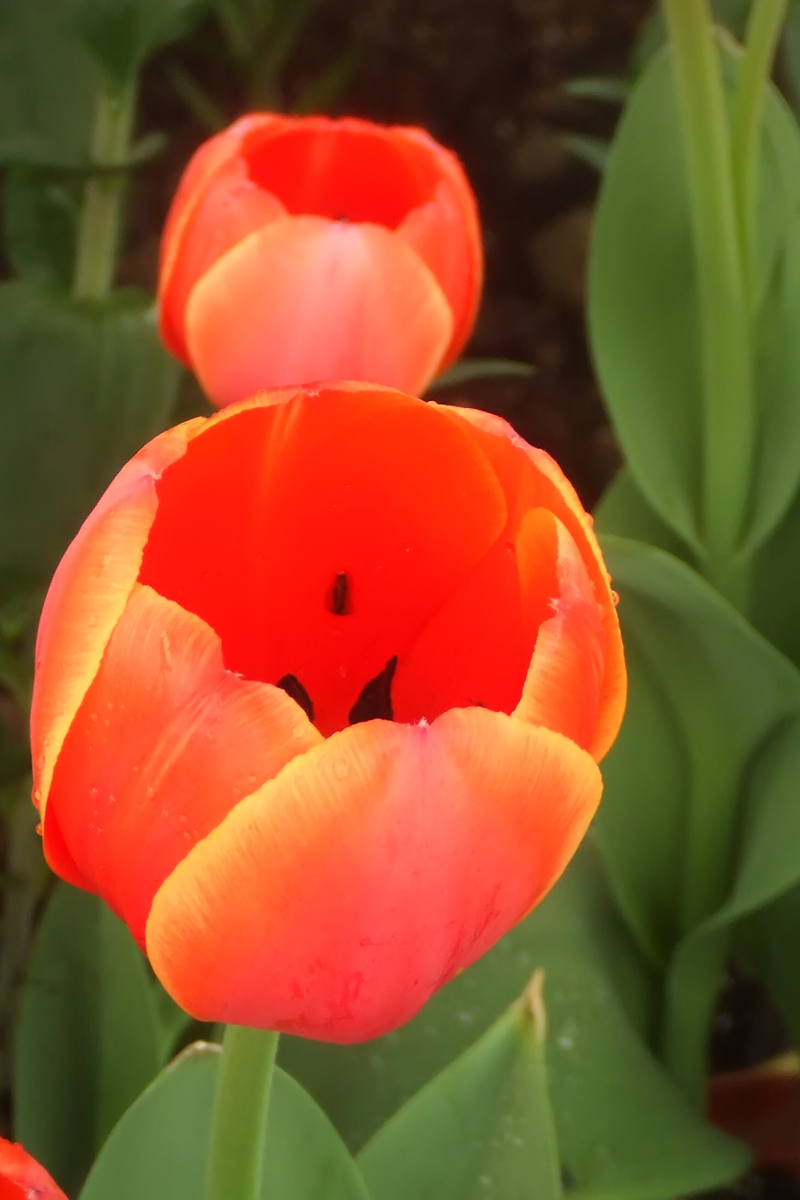
%> input picture matlab/tulips.bmp, 800 x 1200 px
$ octave example_enhancement.m   (GNU Octave 9; MATLAB toolbox functions it lacks are replaced by stand-ins)
%> lines starting %> are read from the running program, lines starting %| are printed output that depends on the picture
### matlab/umgf_guidedfilter.m
function q = umgf_guidedfilter(I, p, r, eps, n)%,I_mask,mean_a,mean_mean_p,I_strc
%   GUIDEDFILTER   O(1) time implementation of guided filter.
%
%   - guidance image: I (should be a gray-scale/single channel image)
%   - filtering input image: p (should be a gray-scale/single channel image)
%   - local window radius: r
%   - regularization parameter: eps

[hei, wid] = size(I);
N = boxfilter(ones(hei, wid), r); % the size of each local patch; N=(2r+1)^2 except for boundary pixels.

mean_I = boxfilter(I, r) ./ N;
mean_mean_I = mean_I;
for i=1:n
    mean_mean_I = boxfilter(mean_mean_I, r) ./ N;
end

mean_p = boxfilter(p, r) ./ N;
mean_mean_p = boxfilter(mean_p, r) ./ N;

mean_Ip = boxfilter(I.*p, r) ./ N;
cov_Ip = mean_Ip - mean_I .* mean_p; % this is the covariance of (I, p) in each local patch.

mean_II = boxfilter(I.*I, r) ./ N;
var_I = mean_II - mean_I .* mean_I;

%mean_pp = boxfilter(p.*p, r) ./ N;
%var_p = mean_pp - mean_p .* mean_p;

a = cov_Ip ./ (var_I+eps); % Eqn. (5) in the paper;%sqrt(var_I.*var_p)

mean_a = boxfilter(a, r) ./ N;

I_mask = I-mean_mean_I;
I_strc = mean_a .* I_mask;
q = I_strc + mean_mean_p; % Eqn. (8) in the paper;
end

### matlab/boxfilter.m
function imDst = boxfilter(imSrc, r)

%   BOXFILTER   O(1) time box filtering using cumulative sum
%
%   - Definition imDst(x, y)=sum(sum(imSrc(x-r:x+r,y-r:y+r)));
%   - Running time independent of r;
%   - Equivalent to the function: colfilt(imSrc, [2*r+1, 2*r+1], 'sliding', @sum);
%   - But much faster.

[hei, wid] = size(imSrc);
imDst = zeros(size(imSrc));

%cumulative sum over Y axis
imCum = cumsum(imSrc, 1);
%difference over Y axis
imDst(1:r+1, :) = imCum(1+r:2*r+1, :);
imDst(r+2:hei-r, :) = imCum(2*r+2:hei, :) - imCum(1:hei-2*r-1, :);
imDst(hei-r+1:hei, :) = repmat(imCum(hei, :), [r, 1]) - imCum(hei-2*r:hei-r-1, :);

%cumulative sum over X axis
imCum = cumsum(imDst, 2);
%difference over Y axis
imDst(:, 1:r+1) = imCum(:, 1+r:2*r+1);
imDst(:, r+2:wid-r) = imCum(:, 2*r+2:wid) - imCum(:, 1:wid-2*r-1);
imDst(:, wid-r+1:wid) = repmat(imCum(:, wid), [1, r]) - imCum(:, wid-2*r:wid-r-1);
end

### matlab/guidedfilter.m
function q = guidedfilter(I, p, r, eps)
%   GUIDEDFILTER   O(1) time implementation of guided filter.
%
%   - guidance image: I (should be a gray-scale/single channel image)
%   - filtering input image: p (should be a gray-scale/single channel image)
%   - local window radius: r
%   - regularization parameter: eps

[hei, wid] = size(I);
N = boxfilter(ones(hei, wid), r); % the size of each local patch; N=(2r+1)^2 except for boundary pixels.

mean_I = boxfilter(I, r) ./ N;
mean_p = boxfilter(p, r) ./ N;
mean_Ip = boxfilter(I.*p, r) ./ N;
cov_Ip = mean_Ip - mean_I .* mean_p; % this is the covariance of (I, p) in each local patch.

mean_II = boxfilter(I.*I, r) ./ N;
var_I = mean_II - mean_I .* mean_I;

a = cov_Ip ./ (var_I + eps); % Eqn. (5) in the paper;
b = mean_p - a .* mean_I; % Eqn. (6) in the paper;

mean_a = boxfilter(a, r) ./ N;
mean_b = boxfilter(b, r) ./ N;

q = mean_a .* I + mean_b; % Eqn. (8) in the paper;
end

### matlab/example_enhancement.m
% example: detail enhancement
% figure 6 in our paper

close all;

I = double(imread('./img_enhancement/tulips.bmp')) / 255;
p = I;

r = 16;
eps = 0.1^2;
n=1;

umgf_q = zeros(size(I));

umgf_q(:, :, 1) = umgf_guidedfilter(I(:, :, 1), p(:, :, 1), r, eps, n);
%> in boxfilter, `imDst(:, wid-r+1:wid) = repmat(imCum(:, wid), [1, r]) - imCum(:, wid-2..`: imDst: size 1200x800 double; min 289, max 1089, mean 1070.4
%> in boxfilter (call 2), `imDst(hei-r+1:hei, :) = repmat(imCum(hei, :), [r, 1]) - imCum(hei-2*r:..`: imDst: size 1200x800 double; min 1.07, max 33, mean 18.4
%> in boxfilter (call 2), `imDst(:, 1:r+1) = imCum(:, 1+r:2*r+1);`: imDst: size 1200x800 double; min 1.07, max 1070.9, mean 22.8
%> in boxfilter (call 2), `imDst(:, wid-r+1:wid) = repmat(imCum(:, wid), [1, r]) - imCum(:, wid-2..`: imDst: size 1200x800 double; min 21.76, max 1089, mean 605.6
%> in boxfilter (call 5), `imDst(hei-r+1:hei, :) = repmat(imCum(hei, :), [r, 1]) - imCum(hei-2*r:..`: imDst: size 1200x800 double; min 1.3, max 33, mean 18.4
%> call 6 of boxfilter, with r = 16
%> in boxfilter (call 6), `imDst(hei-r+1:hei, :) = repmat(imCum(hei, :), [r, 1]) - imCum(hei-2*r:..`: imDst: size 1200x800 double; min 0.0682, max 33, mean 14.6
%> in boxfilter (call 6), `imDst(:, 1:r+1) = imCum(:, 1+r:2*r+1);`: imDst: size 1200x800 double; min 0.0682, max 1053.8, mean 16.1
%> in boxfilter (call 6), `imDst(:, wid-r+1:wid) = repmat(imCum(:, wid), [1, r]) - imCum(:, wid-2..`:
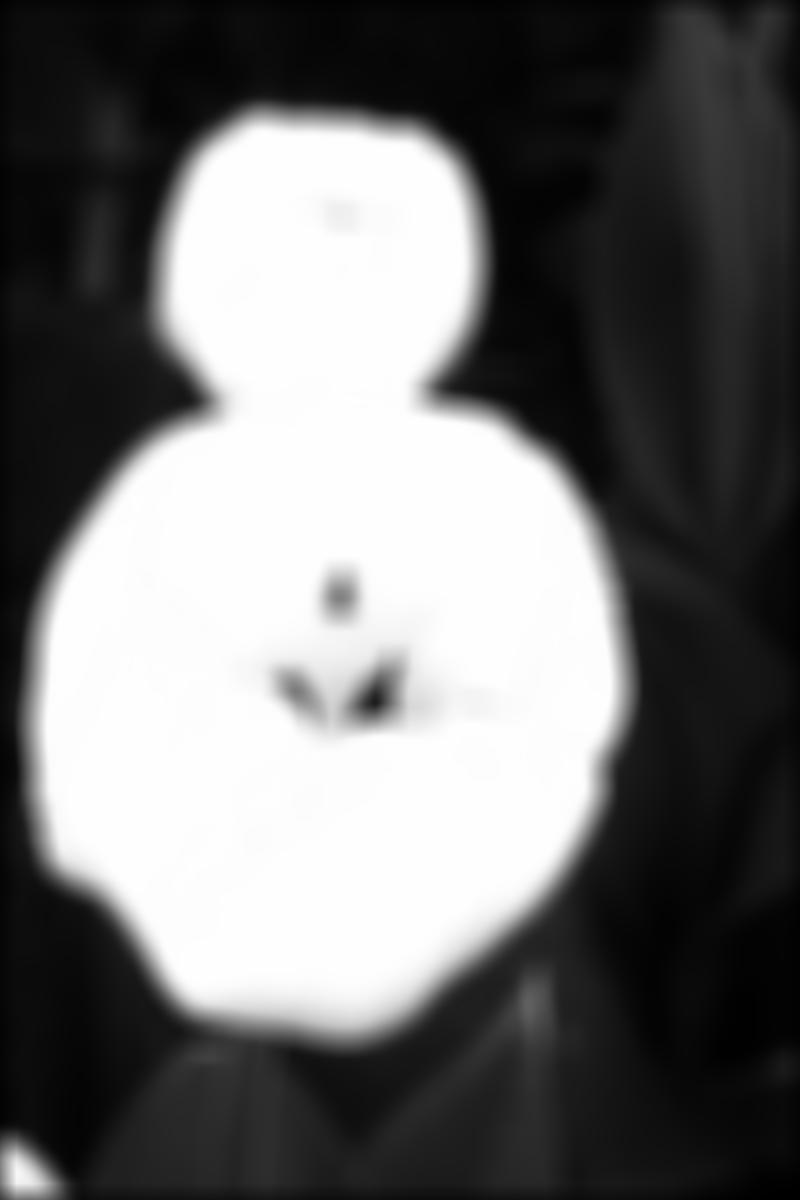
%> imDst: size 1200x800 double; min 1.7, max 1089, mean 479.3; drawn with min black and max white
%> call 8 of boxfilter, with r = 16
%> in boxfilter (call 8), `imDst(hei-r+1:hei, :) = repmat(imCum(hei, :), [r, 1]) - imCum(hei-2*r:..`: imDst: size 1200x800 double; min 0.000648, max 30.69, mean 4.7
%> in boxfilter (call 8), `imDst(:, 1:r+1) = imCum(:, 1+r:2*r+1);`:
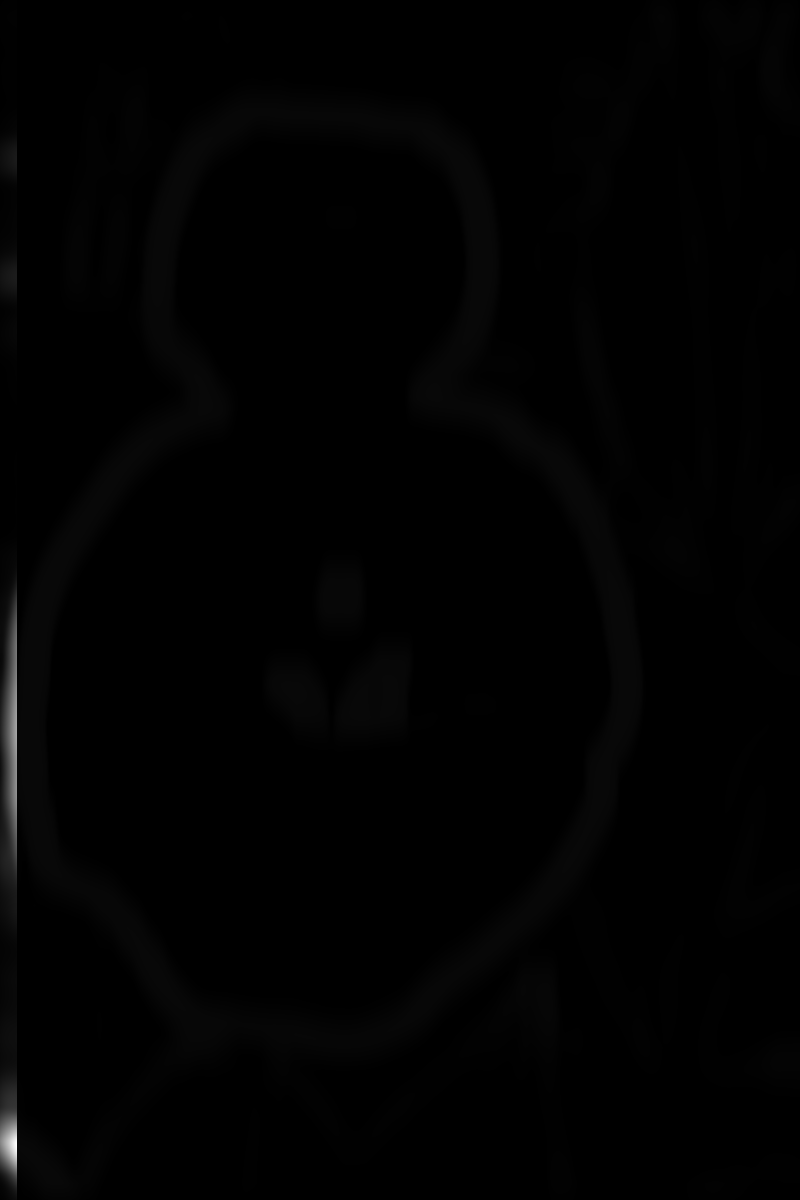
%> imDst: size 1200x800 double; min 0.000648, max 919.6, mean 6.8; drawn with min black and max white
%> in boxfilter (call 8), `imDst(:, wid-r+1:wid) = repmat(imCum(:, wid), [1, r]) - imCum(:, wid-2..`:
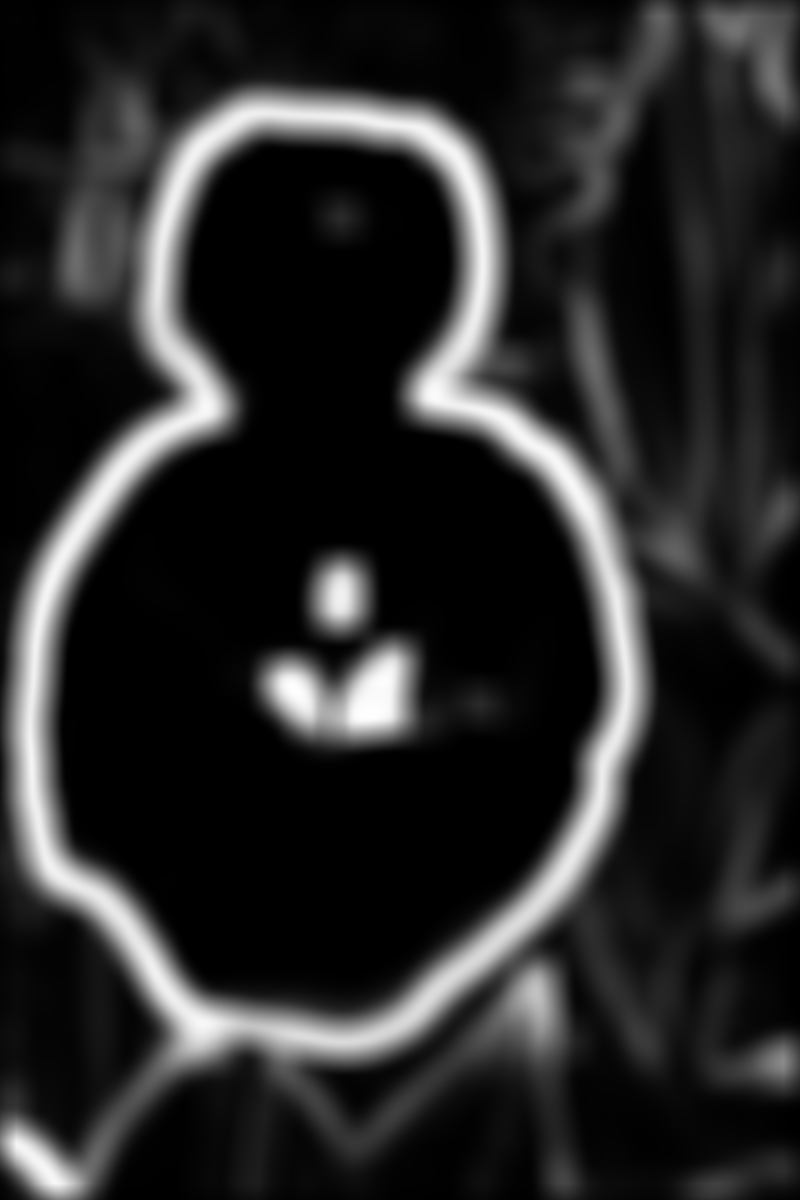
%> imDst: size 1200x800 double; min 0.0456, max 958.7, mean 154.7; drawn with min black and max white
%> in umgf_guidedfilter, `I_mask = I-mean_mean_I;`:
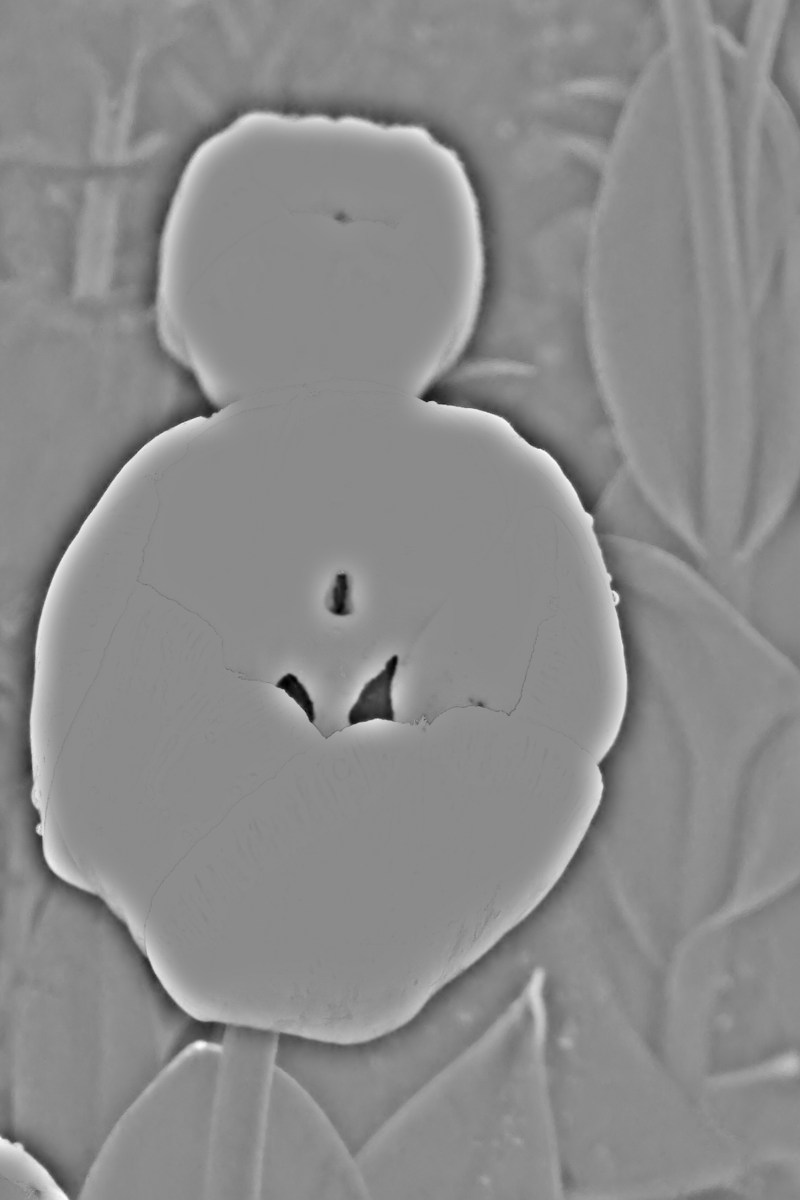
%> I_mask: size 1200x800 double; min -0.509, max 0.421, mean -5.08e-05; drawn with min black and max white
umgf_q(:, :, 2) = umgf_guidedfilter(I(:, :, 2), p(:, :, 2), r, eps, n);
umgf_q(:, :, 3) = umgf_guidedfilter(I(:, :, 3), p(:, :, 3), r, eps, n);
umgf_enhanced = (I - umgf_q) * 5 + umgf_q;

gf_q = zeros(size(I));
gf_q(:, :, 1) = guidedfilter(I(:, :, 1), p(:, :, 1), r, eps);
gf_q(:, :, 2) = guidedfilter(I(:, :, 2), p(:, :, 2), r, eps);
gf_q(:, :, 3) = guidedfilter(I(:, :, 3), p(:, :, 3), r, eps);
gf_enhanced = (I - gf_q) * 5 + gf_q;

imwrite(gf_enhanced,'./tulips-enhance-gf.png');
imwrite(umgf_enhanced,'./tulips-enhance-umgf.png');

$ run again, with matlab/cave-flash.png saved as matlab/tulips.bmp
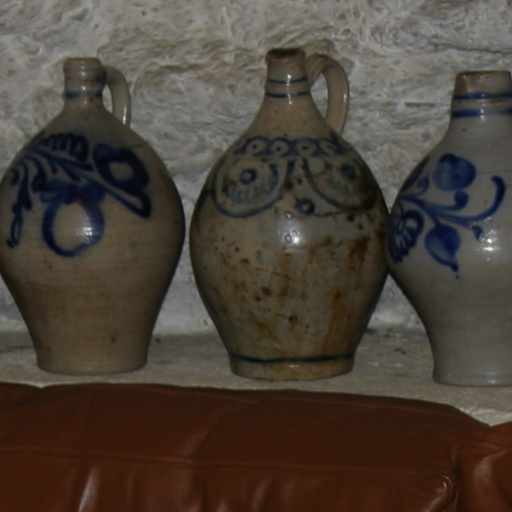
%> input picture matlab/cave-flash.png, 512 x 512 px
%> in boxfilter (call 8), `imDst(:, wid-r+1:wid) = repmat(imCum(:, wid), [1, r]) - imCum(:, wid-2..`:
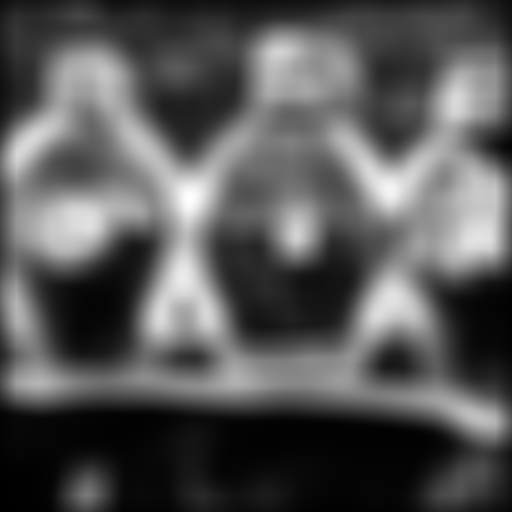
%> imDst: size 512x512 double; min 1.61, max 746.3, mean 257.3; drawn with min black and max white
%> in umgf_guidedfilter, `I_mask = I-mean_mean_I;`:
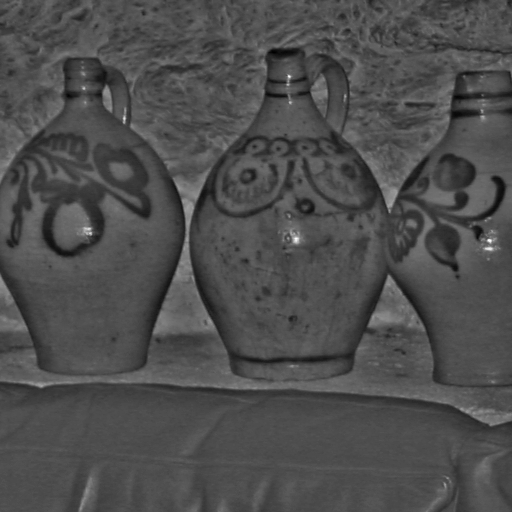
%> I_mask: size 512x512 double; min -0.277, max 0.629, mean 7.82e-06; drawn with min black and max white
